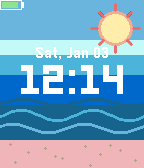
#> input picture projects/beach-watchface/screenshot_basalt.png, 144 x 168 px, found by its file name
$ python create_app_icons.py
#> lines starting #> are read from the running program, lines starting #| are printed output that depends on the picture
#!/usr/bin/env python3
"""
Create app icons from screenshot_basalt.png

Usage:
    python3 create_app_icons.py [project_dir]

If project_dir is not specified, uses current directory.

Creates:
    - icon_80x80.png (small app icon)
    - icon_144x144.png (large app icon)
"""

import sys
import os
from pathlib import Path

try:
    from PIL import Image
except ImportError:
    print("Error: Pillow is required. Install with: pip3 install Pillow")
    sys.exit(1)


def create_app_icons(project_dir: str = "."):
    """Create 80x80 and 144x144 app icons from screenshot_basalt.png"""
#> called with project_dir = '.'

    project_path = Path(project_dir)
    screenshot_path = project_path / "screenshot_basalt.png"

    if not screenshot_path.exists():
        print(f"Error: {screenshot_path} not found")
        print("Run 'pebble screenshot --emulator basalt screenshot_basalt.png' first")
        sys.exit(1)

    # Load the screenshot
    img = Image.open(screenshot_path)
#> img is the input picture: PIL image 144x168 RGBA; mean R, G, B, A 119.5, 167.3, 198.1, 255

    # Create 80x80 icon
    icon_80 = img.resize((80, 80), Image.Resampling.LANCZOS)
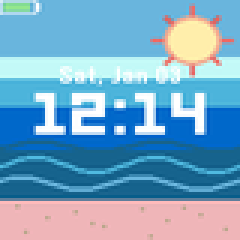
#> icon_80: PIL image 80x80 RGBA (shown 3 times larger); mean R, G, B, A 119.4, 167.1, 198, 255
    icon_80_path = project_path / "icon_80x80.png"
    icon_80.save(icon_80_path)
    print(f"Created: {icon_80_path}")

    # Create 144x144 icon
    icon_144 = img.resize((144, 144), Image.Resampling.LANCZOS)
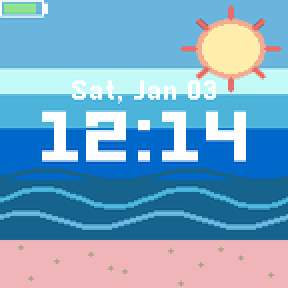
#> icon_144: PIL image 144x144 RGBA (shown 2 times larger); mean R, G, B, A 119.4, 167.1, 198, 255
    icon_144_path = project_path / "icon_144x144.png"
    icon_144.save(icon_144_path)
    print(f"Created: {icon_144_path}")

    print("\nApp icons created successfully!")


if __name__ == "__main__":
    project_dir = sys.argv[1] if len(sys.argv) > 1 else "."
    create_app_icons(project_dir)
